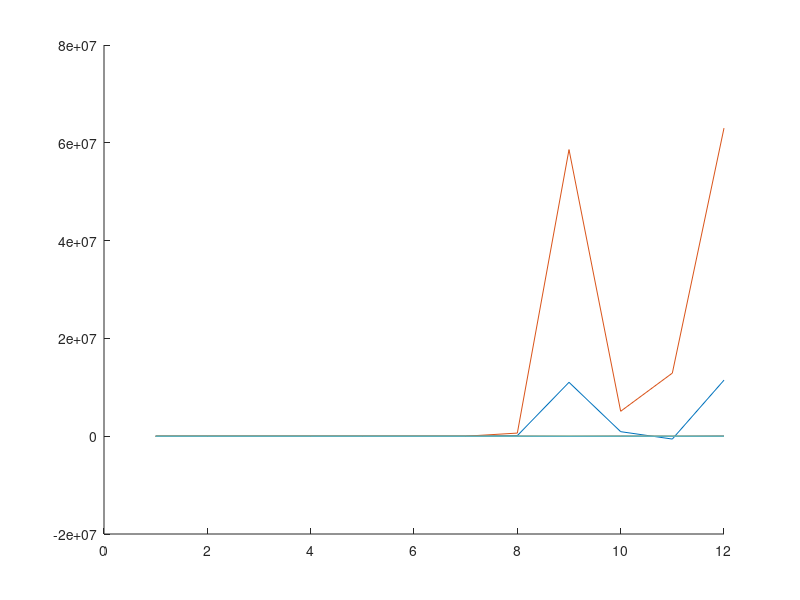

Here is the MATLAB script that generated this plot:
%   IN THE NAME OF GOD
%   YES
%   The method Newton Rophsun and famley Newmark for displesmen
%   The method finite elements for copclitment
%   The method uoler bernoly beam for matrix mass and stiffness
%   wighit mohamad mahdi salati
%   fo perblem impact and dynamic 

% investigation for axial loads
%    The Plane Frame Element K M  Global Matrises
%in the pro for stress impact
%stress for impact mass to bar and impact mass to bar free and impact bar
%to bar.
% newmark metod and matrex mass and stiffness of uoler bernoly beam
% matrex mass and stiffness is coefficients of parameter
% dar in try mami khahim ba amale sefr nemodan matrix sakhti ke moj tanesh
% be an vared nashodeh ast  nataij ra be dast avarim  v faqat sorat moase
% khahad bod.


function []=static_nonlinear()
clc
[Node ncon Constraints]= input6();
%% Preliminaries of the main while loop

global A E Ks G I sncon ro_t nsec dx sNode_q
Ks=5/6;
Ks=1; % Ks is applied in ay and az.

%% deta 1
E= 29e9  ;
E= 5*720000/11  ;
% ro_t= 2500;
ro_t= 1/9;
nu=0.2;
bbbb=0.5;
hhhh=0.3;
L=6;
M2=ro_t*bbbb*hhhh*L;
M1=45*M2;

%% deta 2
% E= 210e9  ;
% ro_t=7800;
% stress_cr=1500e6;
% L=0.193;
% nu=0.2;
% bbbb=8.7*10^-3;
% hhhh=0.63*10^-3;
% M2=ro_t*bbbb*hhhh*L;
% M1=0.369;
%% calc
A=bbbb*hhhh;
ay=1.22;
az=1.2;
Ay=(1/ay)*A;
Az=(1/az)*A;
A=Ay;
Iz=bbbb*hhhh^3/12;
K_kol=3*E*Iz/L^3;
ww=sqrt(K_kol/M2);
I=Iz;
r=sqrt(I/A);
ct=sqrt(E/ro_t);
nx=nsec+1;
dx=L/nsec;
% dt=dx/ct;
dt=0.1;
% Ty=L/ct;
Ty=1;
TT=1*Ty;
% dt=dx/10/ct;
% coef_damp=0.000003;
coef_damp=0;
% coef_damp=0.01;
nt=floor(TT/dt)+1;
nty=floor(Ty/dt)+1;

Pcr=10*pi*pi*E*Iz/(L*L)     ;
G=E/(2*(1+nu));

max_iter=50;
%% matrix stiffness Euler Beam
Axx=E*A;
Dxx=E*I;
Sxx=Ks*G*A;
%coefficients of parameter (ax,ay,az,=>stiffness matrix and am=>mass matrix)
ax=1;   ay=1;   az=1;   am=0;

%% 
% v0=4;
% v0=6.5;
% v0=15;
v0=0;
% v0=17;
% v0=19;%cretical
% v0=18;
Load=zeros(1,nt);
Load(1,1)=0
Load(1,2)=5;
Load(1,3)=8;
Load(1,4)=7;
Load(1,5)=5;
Load(1,6)=3;
Load(1,7)=2;
Load(1,8)=1;
Load(1,9)=0;
% Load(:,:)=0.001;
%% Axial impact of a rigid mass to the free end of a long rod cantilever
% [Load]=mass_bar_free(L,ct,nt,dt,Ty,A,v0,E,ro_t,M1,M2);
% [v]=mass_bar_freev(L,ct,nt,dt,Ty,v0,M1,M2);
%% Axial impact of a rigid mass to a free end of the long rod free ends
% [Load]=mass_bar(L,ct,nt,dt,Ty,A,v0,E,ro_t,M1,M2);
% [v]=mass_barv(L,ct,nt,dt,Ty,v0,M1,M2);
%% Axial impact of a subjected to a free end of the long rod cantilever
% [Load]=bar_bar(L,ct,nt,dt,Ty,A,v0,E,ro_t,M1,M2);
% [v]=bar_barv(L,ct,nt,dt,Ty,v0,M1,M2);
% Load(:,:)=100;%test dynamic
%% deta matrix
sncon=size(ncon,1);
sNode=size(Node,1);   sNode_q=2*sNode-1;
wabc=zeros(sncon,3);      uabc=zeros(sncon,3);
% K_sys=zeros(3*sNode,3*sNode);    F_sys=zeros(3*sNode,1);
Node=zeros(sNode,3);
harp=0:dx:L;    harp=harp';
Node(:,1)=harp;


X_sys_former=zeros(3*sNode_q,1);
x_ele=zeros(sncon,9);  %10*ones(sncon,6);
%% Applying Boundary Conditions
c1=1e27;
c2=1e-27;
Constraints=[1	c2	c2	c2
    nsec+1	c1	c1	c1];

[as bs]=find(Constraints>1000);
np_deg=sort(2*3*(-1+Constraints(as))+bs-ones(size(bs,1),1));

%% LOADING
f0=0;
% q=0.0001;
q=0;
load_increment_q0=0.0001;
% load_increment_q0=0;
BUCKLING=2466;
% F0_=3500;
F0_=BUCKLING;
stress_cr=Pcr/A;
load_increment_F0=1;
% F0=0.01;
% load_increment_F0=0.01;

NI_F0=F0_/load_increment_F0;
inp_graph=zeros(NI_F0,1);
F0=load_increment_F0;
Determinant=zeros(NI_F0,1);

NI_q0=q/load_increment_q0;
q0=load_increment_q0;
X_load_incre=zeros(3*sNode_q,NI_F0);
F_app=0;

Xmat=zeros(3*sNode_q,nt);
Xdmat=zeros(3*sNode_q,nt);
Xddmat=zeros(3*sNode_q,nt);
Xdmat(1,1)=v0;
check=zeros(nt,2);
%% mass matrix
[M_sys]=Mass_sys1(sNode_q,Node,ncon,am);
% [M_sys]=Mass_sys2(sNode_q,Node,ncon,am);
% [M_sys]=Mass_sys3(sNode_q,Node,ncon,am,dx);
[M_sys_con1]=Mass_sys_con1(M_sys,np_deg,sNode_q) ; % apply constraints Boundary conds)
[M_sys_con1]=am*[M_sys_con1];



results=zeros(nt,1);
ii=1;
jj=1;
for n=1:nt
    %% The main while loop
    %         F_app=F_app+F0;   % F_app: applied load at the current load incerement
    F_app=F_app+Load(n);%k dynamic test step load
%     F_app=Load(n+1);
%     F_app=0.001;
%         detlaF=F_app-Load(n);

%% IMPACT LOAD
%     delta=n*dt-dt;
% %     hex=101*dt;
% hex=0.025;
%     if  delta<=hex
%         F_app=3170300*(delta/hex);
%     elseif delta<=2*hex
%         F_app=3170300*(1-((delta-hex)/hex));
%     else
%         F_app=0;
%     end


    toler=100;   toler_w=100;   iter=0;
    X_sys=zeros(3*sNode_q,1);

    if n==1

        dXmat(1,1)=v0;
        X_sys=zeros(3*sNode_q,1);
%         [X_sys]=Boundary(E,ro_t,L,v0,sncon,dx,sNode_q,r,stress_cr);
%         Xmat(:,n)=X_sys;
%         Xmat(1,1)=v0*dt;

        [wabc,uabc]=uw_ele(ncon,X_sys);
        [F]=F_M_V1(X_sys,ncon);

    else
        [F]=F_M_V1(X,ncon);
    end
%     if rem(ii,2*sncon)==0
%         ii=1;
%         jj=1;
%     end
%     if ii<=sncon
%         jj=jj+6;
%     else
%         jj=jj-6;
%     end
%     if n==1
%         dXmat(1,1)=v0;
%     else
%         dXmat(jj,n)=v(n+1);
%     end

    while toler>0.001 && iter<max_iter
        iter=iter+1;
        %% Assembling
        [K_sys,F_sys]=K_F_sys(sNode_q,Node,ncon,uabc,wabc,f0,q0,F_app,ax,ay,az);%non load +
%         [K_sys,F_sys]=K_F_sys1(sNode_q,Node,ncon,uabc,wabc,f0,q0,F_app,ax,ay,az);%LOAD +
%         [K_sys,F_sys]=K_F_sys2(sNode_q,Node,ncon,uabc,wabc,f0,q0,F_app,ax,ay,az,F);%F_M_V+
        
        [K_sys_con1,F_sys_con1]=K_F_sys_con1(K_sys,F_sys,np_deg,sNode_q);  % apply constraints Boundary conds)
        C=coef_damp*K_sys_con1;
        X_sys_former=X_sys;
        
        f=F_sys_con1;
        k3=K_sys_con1;

        Xi=Xmat(:,n);
        Xdi=Xdmat(:,n);
        Xddi=Xddmat(:,n);
        [X,Xd,Xdd] =Newmark(M_sys_con1,C,k3,f,dt,Xi,Xdi,Xddi,sNode_q,n,nty);
        Xmat(:,n+1)=X;
        Xdmat(:,n+1)=Xd;
        Xddmat(:,n+1)=Xdd;
        
        X_sys=X;
        toler=max(abs((X_sys_former-X_sys)./X_sys));
        
        %% calculation of wa, wb which are the only nonlinear parameters
        [wabc,uabc]=uw_ele(ncon,X_sys);
       
        if iter==max_iter
            break
        end
    end     %while
    
    Xmat(:,n+1)=X_sys;
    results(n+1)=iter;

end
%% plot
% inp_graph(nom_inc_F0)=X_load_incre((sNode_q-1)/2*3+2,n+1);
% inp_graph(nom_inc_F0)=X_load_incre((sNode_q-1)/2*3+2,nom_inc_F0);


% if nom_inc_F0==1
%     X_load_incre(:,nom_inc_F0)=X_sys;
% else
% X_load_incre(:,nom_inc_F0)=X_load_incre(:,nom_inc_F0-1)+X_sys;
% end    %if
%     Xmat(:,nt)=X_sys;
%     [wabc,uabc]=uw_ele(ncon,X_sys);
%       hold on
% plot(uabc);

     
hold on
draw= Xmat((sNode_q-1)/2*3+1,:);
draw2= Xmat((sNode_q-1)/2*3+2,:);
draw3= Xmat((sNode_q-1)/2*3+3,:);
draw1= Xmat(1,:);
draw12= Xmat(2,:);
draw13= Xmat(3,:);
% draw= Xmat(1,:);
% draw1= E*(Xmat(sNode_q*3-2,:)-Xmat(sNode_q*3-8,:))/dx;
% draw2= E*(Xmat(3*3-2,:)-Xmat(3*3-8,:))/dx;
% tvec=0:dt:TT;
% plot(tvec,draw);
plot(draw);
plot(draw1);
plot(draw2);
plot(draw12);
plot(draw3);
plot(draw13);

% plot(tvec,draw1);
% plot(tvec,draw2);
% plot(tvec,Load);
return

function [F]=F_M_V1(X_sys,ncon);
global sncon E I A dx sNode_q
% wabc
% uabc
    F=zeros(3*sNode_q,1);
for el=1:sncon
    n1=ncon(el,1);
    n2=ncon(el,2);
    %   r1=3*(n1-1)+1:3*(n1-1)+3;
    %   r2=3*(n2-1)+1:3*(n2-1)+3;
    
    r1=3*(n1-1+el-1)+1:3*(n1-1+el-1)+3;   % Note: Just for Unbranched frams
    r2=3*(n2-1+el-1)+1:3*(n2-1+el-1)+3;
    r3=3*(n2-1+el)+1:3*(n2-1+el)+3;
    
    rr=[r1 r2 r3];
    x_ele(el,:)=X_sys(rr);
    du=(x_ele(el,1)-x_ele(el,7))/dx;
    dw=(x_ele(el,2)-x_ele(el,8))/dx;
    dww=(x_ele(el,2)-x_ele(el,8))/dx^2;
    N=E*A*(du+(0.5*dw^2));
    M=E*I*(dww/(1+dw^2));
    F_ele(1,1)=N;
    F_ele(2,1)=M;
    F_ele(9,1)=0;
    
    F(rr(:))=F(rr(:))+F_ele(:);
    %   xd_ele(el,:)=xd(rr);
    %   xdd_ele(el,:)=xdd(rr);
    %
    %   x_ele_loc(el,:)=RT(:,:,el)*x_ele(el,:)';
    %   xd_ele_loc(el,:)=RT(:,:,el)*xd_ele(el,:)';
    %   xdd_ele_loc(el,:)=RT(:,:,el)*xdd_ele(el,:)';
    wabc(el,:)=x_ele(el,[2 5 8]);
    
    
    %   if wab(el,2)<0.51771 && wab(el,2)>0.51769;
    %       wab(el,2)
    %   end
    uabc(el,:)=x_ele(el,[1 4 7]);
end
 l=4;   
return


function [Xmat]=Boundary(E,ro,L,v0,sncon,dx,sNode_q,r,stress_cr)

        %problem        
        
        ct=sqrt(E/ro);
        n=1;%replay stress wave
        tt=n*(L/ct);
        t=L/ct;

        mu=0.005;
        k1=10*3.1416^2;%loose clamp conditions
        % k1=5*3.1416^2;%simply supported conditions
        k2=3*3.1416^2;%loose clamp conditions
        % k2=2*3.1416^2;%simply supported conditions

        dx=L/sncon;
        dt=dx/ct;
        nt=tt/dt;
        lcr=r*sqrt(k1*E/stress_cr);
    %     lcr=36.66*10^-3;%loose clamp conditions
    %     lcr=14.46*10^-3;%simply supported conditions
        tcr=lcr/ct;
            for j=1:(sNode_q);
        
                r1=3*(j-1)+1;    r2=3*(j-1)+2;      r3=3*(j-1)+3;
                mmm=j-1;
                ttt= j*dt;
                xxx=mmm*dx;
                zeta=xxx/(lcr);
                TTT=ttt/tcr;
                www=r*k2/lcr;

                y=3*sin(pi*zeta)-sin(pi*3*zeta);%loose clamp conditions
%                 y=2*sin(pi*zeta)+sin(pi*2*zeta);%simply supported conditions
%                 Xmat(1,1)=v0*dt;

                    if xxx<=lcr
                        Xmat(r2,1)=mu*exp(www*(TTT-1))*y;
                    else
                        Xmat(r2,1)=0;
                    end
                        Xmat(r3,1)=0;

            end

function [Load]=mass_bar_free(L,ct,nt,dt,Ty,A,v0,E,ro_t,M1,M2)
for i=1:nt
    tt=i*dt;
    if tt<(Ty*2)
        AAA=-A*v0*sqrt(E*ro_t)*exp(-M2/M1*tt*ct/L);
    elseif tt<(Ty*4)
        ttt=tt-(Ty*2);
        AAA=-A*v0*sqrt(E*ro_t)*exp(-M2/M1*ttt*ct/L)*(2+exp(-2*M2/M1)-(2*ttt*M2*ct/(M1*L)));
%     elseif tt<(Ty*6)
%         if (M2/M1)>0.58;
%             if tt <(Ty*5)
%                 AAA=-A*v0*sqrt(E*ro_t)*exp(-M2/M1*2)*(2+exp(-2*M2/M1)-(2*2*M2/(M1)));
%             else
%                 AAA=2*(-A*v0*sqrt(E*ro_t)*exp(-M2/M1*2)*(2+exp(-2*M2/M1)-(2*2*M2/(M1))));
%             end
%         else
%             AAA=
    end
    Load(i)=AAA;
end
   

function [Load]=mass_bar(L,ct,nt,dt,Ty,A,v0,E,ro_t,M1,M2)
for i=1:nt
    tt=i*dt;
    if tt<=Ty
        AAA=-A*v0*sqrt(E*ro_t)*exp(-(M2/M1)*tt*(ct/L));
%         AAA_=-A*v0*sqrt(E*ro_t)*exp(-(M2/M1)*tt*(ct/L));
    elseif tt<=(Ty*2)
        ttt=tt-Ty;
        x_=ct*ttt;
%         x_bar=L-(x_/2);
        X_=L-x_;
        x_bar=X_;
        
%         AAA=A*v0*sqrt(E*ro_t)*exp(-(M2/M1)*tt*(ct/L));
%         AAA_=A*v0*sqrt(E*ro_t)*(exp(-M2*(x_bar-X_)/(M1*L))-exp(-M2/M1*(2-((x_bar+X_)/L))));%Stress at some point in the distance x from impactor
        AAA=A*v0*sqrt(E*ro_t)*(-1+exp(-M2/M1*(2-((x_bar+X_)/L))));%Stress at some point in the distance x from impactor
%         AAA=A*v0*sqrt(E*ro_t)*exp(-M2/M1*tt*ct/L);
%         AAA=-A*v0*sqrt(E*ro_t)*exp(-M2/M1*ttt*ct/L)*(2+exp(-2*M2/M1)-(2*ttt*M2*ct/(M1*L)));
%         AAA=A*v0*sqrt(E*ro_t)*exp(-(M2/M1)*(2-(X_/L)));
    elseif tt<=(3*Ty)
%         AAA=-A*v0*sqrt(E*ro_t)*(1-exp(-2*M2/M1));
        AAA=-A*v0*sqrt(E*ro_t)*(1-exp(-2*M2/M1));
%         AAA=-A*v0*sqrt(E*ro_t)*exp(-M2/M1*ttt*ct/L)*(exp(-2*M2/M1)-(2*ttt*M2*ct/(M1*L)));
    elseif tt<=(4*Ty)
        AAA=0;
    else
%         glk=A*v0*sqrt(E*ro_t)*exp(-2*M2/M1);
        AAA=0;
    end
    Load(i)=AAA;
end
% plot(Load)
% plot(Load_)
% glk=A*v0*sqrt(E*ro_t)*exp(-2*M2/M1);
% a=0

function [Load]=bar_bar(L,ct,nt,dt,Ty,A,v0,E,ro_t,M1,M2)
Q=0.5; 
% Q=1;
L2=Q*L;
for i=1:nt
    tt=i*dt;
    if tt<Ty
        AAA=-A*v0*sqrt(E*ro_t);
    elseif tt<=(Ty*2)
        ttt=tt-Ty;
        x_=ct*ttt;
%         x_bar=L-(x_/2);
        X_=L-x_;
        x_bar=X_;
        if Q==1
        AAA=-2*A*v0*sqrt(E*ro_t);
        else
            if (Q*L)>x_
                AAA=-2*A*v0*sqrt(E*ro_t);
            else
                AAA=-A*v0*sqrt(E*ro_t);
            end
        end
    elseif tt<=(Ty*3)
        ttt=tt-(Ty*2);
        x_=ct*ttt;
        if Q==1
        AAA=A*v0*sqrt(E*ro_t);
        else
            if (Q*L)>x_
                AAA=A*v0*sqrt(E*ro_t);
            else
                AAA=-A*v0*sqrt(E*ro_t);
            end
        end
    elseif tt<=(Ty*4)
        ttt=tt-(Ty*3);
        x_=ct*ttt;
        if Q==1
        AAA=2*A*v0*sqrt(E*ro_t);
        else
            if (Q*L)>x_
                AAA=-2*A*v0*sqrt(E*ro_t);
            else
                AAA=-A*v0*sqrt(E*ro_t);
            end
        end
    else
        AAA=0;
    end
    Load(i)=AAA;
end


function [v]=mass_bar_freev(L,ct,nt,dt,Ty,v0,M1,M2)
for i=1:nt
    tt=i*dt;
    if tt<(Ty*2)
        AAA=-v0*exp(-M2/M1*tt*ct/L);
    elseif tt<(Ty*4)
        ttt=tt-(Ty*2);
        AAA=-v0*exp(-M2/M1*ttt*ct/L)*(2+exp(-2*M2/M1)-(2*ttt*M2*ct/(M1*L)));
%     elseif tt<(Ty*6)
%         if (M2/M1)>0.58;
%             if tt <(Ty*5)
%                 AAA=-A*v0*sqrt(E*ro_t)*exp(-M2/M1*2)*(2+exp(-2*M2/M1)-(2*2*M2/(M1)));
%             else
%                 AAA=2*(-A*v0*sqrt(E*ro_t)*exp(-M2/M1*2)*(2+exp(-2*M2/M1)-(2*2*M2/(M1))));
%             end
%         else
%             AAA=
    end
    v(i)=AAA;
end
   

function [v]=mass_barv(L,ct,nt,dt,Ty,v0,M1,M2)
for i=1:nt
    tt=i*dt;
    if tt<=Ty
        AAA=-v0*exp(-(M2/M1)*tt*(ct/L));
%         AAA_=-A*v0*sqrt(E*ro_t)*exp(-(M2/M1)*tt*(ct/L));
    elseif tt<=(Ty*2)
        ttt=tt-Ty;
        x_=ct*ttt;
%         x_bar=L-(x_/2);
        X_=L-x_;
        x_bar=X_;
        
%         AAA=A*v0*sqrt(E*ro_t)*exp(-(M2/M1)*tt*(ct/L));
%         AAA_=A*v0*sqrt(E*ro_t)*(exp(-M2*(x_bar-X_)/(M1*L))-exp(-M2/M1*(2-((x_bar+X_)/L))));%Stress at some point in the distance x from impactor
        AAA=v0*(-1+exp(-M2/M1*(2-((x_bar+X_)/L))));%Stress at some point in the distance x from impactor
%         AAA=A*v0*sqrt(E*ro_t)*exp(-M2/M1*tt*ct/L);
%         AAA=-A*v0*sqrt(E*ro_t)*exp(-M2/M1*ttt*ct/L)*(2+exp(-2*M2/M1)-(2*ttt*M2*ct/(M1*L)));
%         AAA=A*v0*sqrt(E*ro_t)*exp(-(M2/M1)*(2-(X_/L)));
    elseif tt<=(3*Ty)
%         AAA=-A*v0*sqrt(E*ro_t)*(1-exp(-2*M2/M1));
        AAA=-v0*(1-exp(-2*M2/M1));
%         AAA=-A*v0*sqrt(E*ro_t)*exp(-M2/M1*ttt*ct/L)*(exp(-2*M2/M1)-(2*ttt*M2*ct/(M1*L)));
    elseif tt<=(4*Ty)
        AAA=0;
    else
%         glk=A*v0*sqrt(E*ro_t)*exp(-2*M2/M1);
        AAA=0;
    end
    v(i)=AAA;
end

function [v]=bar_barv(L,ct,nt,dt,Ty,v0,M1,M2)
Q=0.5; 
% Q=1;
L2=Q*L;
for i=1:nt
    tt=i*dt;
    if tt<Ty
        AAA=-v0;
    elseif tt<=(Ty*2)
        ttt=tt-Ty;
        x_=ct*ttt;
%         x_bar=L-(x_/2);
        X_=L-x_;
        x_bar=X_;
        if Q==1
        AAA=-2*v0;
        else
            if (Q*L)>x_
                AAA=-2*v0;
            else
                AAA=-v0;
            end
        end
    elseif tt<=(Ty*3)
        ttt=tt-(Ty*2);
        x_=ct*ttt;
        if Q==1
        AAA=v0;
        else
            if (Q*L)>x_
                AAA=v0;
            else
                AAA=-v0;
            end
        end
    elseif tt<=(Ty*4)
        ttt=tt-(Ty*3);
        x_=ct*ttt;
        if Q==1
        AAA=2*v0;
        else
            if (Q*L)>x_
                AAA=-2*v0;
            else
                AAA=-v0;
            end
        end
    else
        AAA=0;
    end
    v(i)=AAA;
end


function [wabc,uabc]=uw_ele(ncon,X_sys)  % apply constraints Boundary conds)
global sncon
% wabc
% uabc
for el=1:sncon
    n1=ncon(el,1);
    n2=ncon(el,2);
    %   r1=3*(n1-1)+1:3*(n1-1)+3;
    %   r2=3*(n2-1)+1:3*(n2-1)+3;
    
    r1=3*(n1-1+el-1)+1:3*(n1-1+el-1)+3;   % Note: Just for Unbranched frams
    r2=3*(n2-1+el-1)+1:3*(n2-1+el-1)+3;
    r3=3*(n2-1+el)+1:3*(n2-1+el)+3;
    
    rr=[r1 r2 r3];
    x_ele(el,:)=X_sys(rr);
    %   xd_ele(el,:)=xd(rr);
    %   xdd_ele(el,:)=xdd(rr);
    %
    %   x_ele_loc(el,:)=RT(:,:,el)*x_ele(el,:)';
    %   xd_ele_loc(el,:)=RT(:,:,el)*xd_ele(el,:)';
    %   xdd_ele_loc(el,:)=RT(:,:,el)*xdd_ele(el,:)';
    wabc(el,:)=x_ele(el,[2 5 8]);
    
    
    %   if wab(el,2)<0.51771 && wab(el,2)>0.51769;
    %       wab(el,2)
    %   end
    uabc(el,:)=x_ele(el,[1 4 7]);
end

function [K_sys_con1,F_sys_con1]=K_F_sys_con1(K_sys,F_sys,np_deg,sNode_q)  % apply constraints Boundary conds)

    

K_sys_con1=K_sys;
F_sys_con1=F_sys;
K_sys_con1(np_deg,:)=0;
K_sys_con1(:,np_deg)=0;
np_z_diag=zeros(3*sNode_q,1);
np_z_diag(np_deg)=1;
np_z_diag_1=diag(np_z_diag);
K_sys_con1=K_sys_con1+np_z_diag_1;
F_sys_con1(np_deg)=0;

function [M_sys_con1]=Mass_sys_con1(M_sys,np_deg,sNode_q)  % apply constraints Boundary conds)

M_sys_con1=M_sys;
% F_sys_con1=F_sys;
M_sys_con1(np_deg,:)=0;
M_sys_con1(:,np_deg)=0;
np_z_diag=zeros(3*sNode_q,1);
np_z_diag(np_deg)=1;
np_z_diag_1=diag(np_z_diag);
M_sys_con1=M_sys_con1+np_z_diag_1;
% F_sys_con1(np_deg)=0;

function [K_sys,F_sys]=K_F_sys(sNode_q,Node,ncon,uabc,wabc,f0,q0,F_app,ax,ay,az)
global A E Ks G I sncon

K_sys=zeros(3*sNode_q,3*sNode_q);    F_sys=zeros(3*sNode_q,1);

for el=1:sncon
    n1=ncon(el,1);    n2=ncon(el,2);
    xa=Node(n1,1);    xc=Node(n2,1);
    
    wabc_e=wabc(el,:);     uabc_e=uabc(el,:);
    
    % K_ele=calculate_K_element(xa,xb,A,E,Ks,G,I,wab_e,ax,ay,az);
    % [K_ele T_ele]=calculate_K_T_element(xa,xc,A,E,Ks,G,I,wabc_e,uabc_e);
    [K_ele]=calculate_K__element(xa,xc,A,E,Ks,G,I,wabc_e,uabc_e,ax,ay,az);
    m0=0;
    F_ele=calculate_F_element(xa,xc,f0,q0,F_app,m0);
    % X_ele=x_ele(el,:);
    % R_ele=-(F_ele-K_ele*X_ele');
    
    % Making K_system and F_system
    r1=3*(n1-1+el-1)+1:3*(n1-1+el-1)+3;   % Note: Just for Unbranched frams
    r2=3*(n2-1+el-1)+1:3*(n2-1+el-1)+3;
    r3=3*(n2-1+el)+1:3*(n2-1+el)+3;
    
    rrr=[r1 r2 r3];
    % T_sys(rrr(:),rrr(:))=T_sys(rrr(:),rrr(:))+T_ele(:,:);
    % R_sys(rrr(:))=R_sys(rrr(:))+R_ele(:);
    
    K_sys(rrr(:),rrr(:))=K_sys(rrr(:),rrr(:))+K_ele(:,:);
    F_sys(rrr(:))=F_sys(rrr(:))+F_ele(:);
    
    
end


function [K_sys,F_sys]=K_F_sys1(sNode_q,Node,ncon,uabc,wabc,f1,q0,F_app,ax,ay,az)
global A E Ks G I sncon dx

K_sys=zeros(3*sNode_q,3*sNode_q);    F_sys=zeros(3*sNode_q,1);

for el=1:sncon
    n1=ncon(el,1);    n2=ncon(el,2);
    xa=Node(n1,1);    xc=Node(n2,1);
    
    wabc_e=wabc(el,:);     uabc_e=uabc(el,:);
    du=(uabc_e(1,1)-uabc_e(1,3))/dx;
    dw=(wabc_e(1,1)-wabc_e(1,3))/dx;
    dww=(wabc_e(1,1)-wabc_e(1,3))/dx^2;
    N=E*A*(du+(0.5*dw^2));
    m0=E*I*(dww/(1+dw^2));
    f0=N+f1;

    
    % K_ele=calculate_K_element(xa,xb,A,E,Ks,G,I,wab_e,ax,ay,az);
    % [K_ele T_ele]=calculate_K_T_element(xa,xc,A,E,Ks,G,I,wabc_e,uabc_e);
    [K_ele]=calculate_K__element(xa,xc,A,E,Ks,G,I,wabc_e,uabc_e,ax,ay,az);
    
    F_ele=calculate_F_element(xa,xc,f0,q0,F_app,m0);
    % X_ele=x_ele(el,:);
    % R_ele=-(F_ele-K_ele*X_ele');
    
    % Making K_system and F_system
    r1=3*(n1-1+el-1)+1:3*(n1-1+el-1)+3;   % Note: Just for Unbranched frams
    r2=3*(n2-1+el-1)+1:3*(n2-1+el-1)+3;
    r3=3*(n2-1+el)+1:3*(n2-1+el)+3;
    
    rrr=[r1 r2 r3];
    % T_sys(rrr(:),rrr(:))=T_sys(rrr(:),rrr(:))+T_ele(:,:);
    % R_sys(rrr(:))=R_sys(rrr(:))+R_ele(:);
    
    K_sys(rrr(:),rrr(:))=K_sys(rrr(:),rrr(:))+K_ele(:,:);
    F_sys(rrr(:))=F_sys(rrr(:))+F_ele(:);
    
    
end

function [K_sys,F_sys]=K_F_sys2(sNode_q,Node,ncon,uabc,wabc,f1,q0,F_app,ax,ay,az,F)
global A E Ks G I sncon dx

K_sys=zeros(3*sNode_q,3*sNode_q);    F_sys=zeros(3*sNode_q,1);
i=1;
j=2;
for el=1:sncon
    n1=ncon(el,1);    n2=ncon(el,2);
    xa=Node(n1,1);    xc=Node(n2,1);
    
    wabc_e=wabc(el,:);     uabc_e=uabc(el,:);

    f=F(i,1);
    m0=F(j,1);
    f0=f1+f;
    i=i+6;
    j=j+6;
    
    % K_ele=calculate_K_element(xa,xb,A,E,Ks,G,I,wab_e,ax,ay,az);
    % [K_ele T_ele]=calculate_K_T_element(xa,xc,A,E,Ks,G,I,wabc_e,uabc_e);
    [K_ele]=calculate_K__element(xa,xc,A,E,Ks,G,I,wabc_e,uabc_e,ax,ay,az);
    
    F_ele=calculate_F_element(xa,xc,f0,q0,F_app,m0);
    % X_ele=x_ele(el,:);
    % R_ele=-(F_ele-K_ele*X_ele');
    
    % Making K_system and F_system
    r1=3*(n1-1+el-1)+1:3*(n1-1+el-1)+3;   % Note: Just for Unbranched frams
    r2=3*(n2-1+el-1)+1:3*(n2-1+el-1)+3;
    r3=3*(n2-1+el)+1:3*(n2-1+el)+3;
    
    rrr=[r1 r2 r3];
    % T_sys(rrr(:),rrr(:))=T_sys(rrr(:),rrr(:))+T_ele(:,:);
    % R_sys(rrr(:))=R_sys(rrr(:))+R_ele(:);
    
    K_sys(rrr(:),rrr(:))=K_sys(rrr(:),rrr(:))+K_ele(:,:);
    F_sys(rrr(:))=F_sys(rrr(:))+F_ele(:);
    
    
end


function [M_sys]=Mass_sys1(sNode_q,Node,ncon,am)
global A  I sncon ro_t

M_sys=zeros(3*sNode_q,3*sNode_q);
% F_sys=zeros(3*sNode_q,1);

for el=1:sncon
    n1=ncon(el,1);    n2=ncon(el,2);
    xa=Node(n1,1);    xc=Node(n2,1);
    
    %     wabc_e=wabc(el,:);     uabc_e=uabc(el,:);
    
    % K_ele=calculate_K_element(xa,xb,A,E,Ks,G,I,wab_e,ax,ay,az);
    % [K_ele T_ele]=calculate_K_T_element(xa,xc,A,E,Ks,G,I,wabc_e,uabc_e);
    %     [K_ele]=calculate_K__element(xa,xc,A,E,Ks,G,I,wabc_e,uabc_e,ax,ay,az);
    
    %     F_ele=calculate_F_element(xa,xc,f0,q0,F_app);
    % X_ele=x_ele(el,:);
    % R_ele=-(F_ele-K_ele*X_ele');
    
    % Making K_system and F_system
    r1=3*(n1-1+el-1)+1:3*(n1-1+el-1)+3;   % Note: Just for Unbranched frams
    r2=3*(n2-1+el-1)+1:3*(n2-1+el-1)+3;
    r3=3*(n2-1+el)+1:3*(n2-1+el)+3;
    
    rrr=[r1 r2 r3];
    %     % T_sys(rrr(:),rrr(:))=T_sys(rrr(:),rrr(:))+T_ele(:,:);
    %     % R_sys(rrr(:))=R_sys(rrr(:))+R_ele(:);
    %
    %     K_sys(rrr(:),rrr(:))=K_sys(rrr(:),rrr(:))+K_ele(:,:);
    %     F_sys(rrr(:))=F_sys(rrr(:))+F_ele(:);
    
    
    
    [M_ele]=calculate_M_element(xa,xc,ro_t,A,I);
    
    M_sys(rrr(:),rrr(:))=M_sys(rrr(:),rrr(:))+(am*M_ele(:,:));
    
    
end



function [M_sys]=Mass_sys2(sNode_q,Node,ncon,am)
global A  I sncon ro_t

M_sys=zeros(3*sNode_q,3*sNode_q);
% F_sys=zeros(3*sNode_q,1);

for el=1:sncon
    n1=ncon(el,1);    n2=ncon(el,2);
    xa=Node(n1,1);    xc=Node(n2,1);
    
    %     wabc_e=wabc(el,:);     uabc_e=uabc(el,:);
    
    % K_ele=calculate_K_element(xa,xb,A,E,Ks,G,I,wab_e,ax,ay,az);
    % [K_ele T_ele]=calculate_K_T_element(xa,xc,A,E,Ks,G,I,wabc_e,uabc_e);
    %     [K_ele]=calculate_K__element(xa,xc,A,E,Ks,G,I,wabc_e,uabc_e,ax,ay,az);
    
    %     F_ele=calculate_F_element(xa,xc,f0,q0,F_app);
    % X_ele=x_ele(el,:);
    % R_ele=-(F_ele-K_ele*X_ele');
    
    % Making K_system and F_system
    r1=3*(n1-1+el-1)+1:3*(n1-1+el-1)+3;   % Note: Just for Unbranched frams
    r2=3*(n2-1+el-1)+1:3*(n2-1+el-1)+3;
    r3=3*(n2-1+el)+1:3*(n2-1+el)+3;
    
    rrr=[r1 r2 r3];
    %     % T_sys(rrr(:),rrr(:))=T_sys(rrr(:),rrr(:))+T_ele(:,:);
    %     % R_sys(rrr(:))=R_sys(rrr(:))+R_ele(:);
    %
    %     K_sys(rrr(:),rrr(:))=K_sys(rrr(:),rrr(:))+K_ele(:,:);
    %     F_sys(rrr(:))=F_sys(rrr(:))+F_ele(:);
    
    
    
    [M_ele]=mass(xa,xc,ro_t,A,I);
    
    M_ele=am*M_ele;
    
    M_sys(rrr(:),rrr(:))=M_sys(rrr(:),rrr(:))+(am*M_ele(:,:));
    
    
end


function [M_sys]=Mass_sys3(sNode_q,Node,ncon,am,dx)
global A  I sncon ro_t

M_sys=zeros(3*sNode_q,3*sNode_q);
% F_sys=zeros(3*sNode_q,1);

for el=1:sncon
    n1=ncon(el,1);    n2=ncon(el,2);
    xa=Node(n1,1);    xc=Node(n2,1);
    
    %     wabc_e=wabc(el,:);     uabc_e=uabc(el,:);
    
    % K_ele=calculate_K_element(xa,xb,A,E,Ks,G,I,wab_e,ax,ay,az);
    % [K_ele T_ele]=calculate_K_T_element(xa,xc,A,E,Ks,G,I,wabc_e,uabc_e);
    %     [K_ele]=calculate_K__element(xa,xc,A,E,Ks,G,I,wabc_e,uabc_e,ax,ay,az);
    
    %     F_ele=calculate_F_element(xa,xc,f0,q0,F_app);
    % X_ele=x_ele(el,:);
    % R_ele=-(F_ele-K_ele*X_ele');
    
    % Making K_system and F_system
    r1=3*(n1-1+el-1)+1:3*(n1-1+el-1)+3;   % Note: Just for Unbranched frams
    r2=3*(n2-1+el-1)+1:3*(n2-1+el-1)+3;
    r3=3*(n2-1+el)+1:3*(n2-1+el)+3;
    
    rrr=[r1 r2 r3];
    %     % T_sys(rrr(:),rrr(:))=T_sys(rrr(:),rrr(:))+T_ele(:,:);
    %     % R_sys(rrr(:))=R_sys(rrr(:))+R_ele(:);
    %
    %     K_sys(rrr(:),rrr(:))=K_sys(rrr(:),rrr(:))+K_ele(:,:);
    %     F_sys(rrr(:))=F_sys(rrr(:))+F_ele(:);
    
    
    
    [M_ele]=mass_mms(xa,xc,ro_t,A,I,dx);
    
    
    M_sys(rrr(:),rrr(:))=M_sys(rrr(:),rrr(:))+(am*M_ele(:,:));
    
    
end


function [K_ele]=calculate_K__element(xa,xc,A,E,Ks,G,I,wabc_e,uabc_e,ax,ay,az)
Axx=E*A;
Dxx=E*I;
Sxx=Ks*G*A;
xb=0.5*(xa+xc);
% syms x L F a b n  MT R  c s  xi real ;    %   b > a
% syms xa xb
% xab=[xa xb];
% S1(1)=0.5*(1-xi);  S1(2)=0.5*(1+xi)
% S2(1)=0.5*(1-xi);  S2(2)=0.5*(1+xi);
% S3(1)=0.5*(1-xi);  S3(2)=0.5*(1+xi);

% x=xab(1)*S1(1)+xab(2)*S1(2);


% Dx_xi=diff(x,xi);   Jac=Dx_xi;
% for i=1:2
% DSx(i)=diff(S1(i),xi)/Jac;
% DSx(i)=simplify(DSx(i));
% end

i=1:3 ; j=1:3;
% M=[];
% M=int((S1(i))'*S1(j),xi,-1,1)*Jac;
% M=simplify(M);
NGP=2;
LGP=2;
Gauss_full=gauss(NGP);
Gauss_reduced=gauss(LGP);

%functions needed to be implemented by full integration
% f_K11=(DSx(i))'*DSx(j);
F_K11=0;
for ite=1:NGP
    xi=Gauss_full(ite,1);  wt=Gauss_full(ite,2);
    %     S1 =[ 1/2-1/2*xi, 1/2+1/2*xi];
    Jac=xa*xi-1/2*xa-2*xb*xi+xc*xi+1/2*xc;   % Jac =-1/2*xa+1/2*xb;
    DSx =[ -(2*xi-1)/(-2*xa*xi+xa+4*xb*xi-2*xc*xi-xc),      4*xi/(-2*xa*xi+xa+4*xb*xi-2*xc*xi-xc), -(2*xi+1)/(-2*xa*xi+xa+4*xb*xi-2*xc*xi-xc)];
    %DSx =[1/(xa-xb), -1/(xa-xb)];
    
    f_K11=ax*(DSx(i))'*DSx(j);
    F_K11=F_K11+f_K11*wt*Jac;
end
K11=Axx*F_K11;
%functions needed to be implemented by reduced integration

wa=wabc_e(1);    wb=wabc_e(2);    wc=wabc_e(3);
ua=uabc_e(1);      ub=uabc_e(2);     uc=uabc_e(3);
F_K12=0;
F_K22_1=0;
F_K22_2=0;
F_K23=0;
F_K33_1=0;
F_K33_2=0;
% F_T12_extra=0;    % the word extra is introduced here because T12 has other terms: K12
% F_T22_extra_1=0;
% F_T22_extra_2=0;
for ite=1:LGP
    xi=Gauss_reduced(ite,1);  wt=Gauss_reduced(ite,2);
    S2(1)=-0.5*(1-xi)*xi;  S2(2)=(1-xi*xi);    S2(3)=0.5*(1+xi)*xi;   %S1 =[ 1/2-1/2*xi, 1/2+1/2*xi];
    Jac=xa*xi-1/2*xa-2*xb*xi+xc*xi+1/2*xc;   % Jac =-1/2*xa+1/2*xb;
    DSx =[ -(2*xi-1)/(-2*xa*xi+xa+4*xb*xi-2*xc*xi-xc),      4*xi/(-2*xa*xi+xa+4*xb*xi-2*xc*xi-xc), -(2*xi+1)/(-2*xa*xi+xa+4*xb*xi-2*xc*xi-xc)];
    %DSx =[1/(xa-xb), -1/(xa-xb)];
    %     f_T12_extra=(wa*DSx(1)+wb*DSx(2)).*((DSx(i))'*DSx(j));
    %     F_T12_extra=F_T12_extra+f_T12_extra*wt*Jac;
    
    %     f_T22_extra_1=(ua*DSx(1)+ub*DSx(2)+uc*DSx(3)).*((DSx(i))'*DSx(j));
    %     F_T22_extra_1=F_T22_extra_1+f_T22_extra_1*wt*Jac;
    
    %     f_T22_extra_2=((wa*DSx(1)+wb*DSx(2)+wc*DSx(3))^2).*(DSx(i))'*DSx(j);
    %     F_T22_extra_2=F_T22_extra_2+f_T22_extra_2*wt*Jac;
    
    f_K12=ax*ay*(wa*DSx(1)+wb*DSx(2)+wc*DSx(3)).*((DSx(i))'*DSx(j));
    F_K12=F_K12+f_K12*wt*Jac;
    
    f_K22_1=az*(DSx(i))'*DSx(j);
    F_K22_1=F_K22_1+f_K22_1*wt*Jac;
    
    f_K22_2=ax*ay*((wa*DSx(1)+wb*DSx(2)+wc*DSx(3))^2).*(DSx(i))'*DSx(j);
    F_K22_2=F_K22_2+f_K22_2*wt*Jac;
    
    f_K23=az*(DSx(i))'*S2(j);   % or maybe this is true:   DSx(i)*(S1(j))';
    F_K23=F_K23+f_K23*wt*Jac;
    
    f_K33_1=ay*(DSx(i))'*DSx(j);
    F_K33_1=F_K33_1+f_K33_1*wt*Jac;
    
    f_K33_2=az*(S2(i))'*S2(j);
    F_K33_2=F_K33_2+f_K33_2*wt*Jac;
end
%  K11=Axx*F_K11;
K12=0.5*Axx*F_K12;   K21=2*K12;
K13=zeros(3,3);    K31=K13;
K22=Sxx*F_K22_1+0.5*Axx*F_K22_2;
K23=Sxx*F_K23;     K32=K23';
K33=Dxx*F_K33_1+Sxx*F_K33_2;

K_ele([1 4 7],[1 4 7])=K11;
K_ele([2 5 8],[2 5 8])=K22;
K_ele([3 6 9],[3 6 9])=K33;
K_ele([2 5 8],[1 4 7])=K21;
K_ele([1 4 7],[2 5 8])=K12;
K_ele([1 4 7],[3 6 9])=K13;
K_ele([2 5 8],[3 6 9])=K23;
K_ele([3 6 9],[1 4 7])=K31;
K_ele([3 6 9],[2 5 8])=K32;

%  T11=K11;
%  T12=K12+0.5*Axx*F_T12_extra;    %T12=2*K12;
%  T12=2*K12;
%  T21=K21;
%  T13=K13;
%  T31=K31;
%  T22=K22+Axx*(F_T22_extra_1+F_T22_extra_2);
%  T23=K23;
%  T32=K32;
%  T33=K33;

%  T_ele([1 4 7],[1 4 7])=T11;
%  T_ele([2 5 8],[2 5 8])=T22;
%  T_ele([3 6 9],[3 6 9])=T33;
%  T_ele([2 5 8],[1 4 7])=T21;
%  T_ele([1 4 7],[2 5 8])=T12;
%  T_ele([1 4 7],[3 6 9])=T13;
%  T_ele([2 5 8],[3 6 9])=T23;
%  T_ele([3 6 9],[1 4 7])=T31;
%  T_ele([3 6 9],[2 5 8])=T32;

return

%% function calculate_K_T_element
function [K_ele, T_ele]=calculate_K_T_element(xa,xc,A,E,Ks,G,I,wabc_e,uabc_e,ax,ay,az)%non
Axx=E*A;
Dxx=E*I;
Sxx=Ks*G*A;
xb=0.5*(xa+xc);
% ax=1;   ay=1;   az=1;
% syms x L F a b n  MT R  c s  xi real ;    %   b > a
% syms xa xb
% xab=[xa xb];
% S1(1)=0.5*(1-xi);  S1(2)=0.5*(1+xi)
% S2(1)=0.5*(1-xi);  S2(2)=0.5*(1+xi);
% S3(1)=0.5*(1-xi);  S3(2)=0.5*(1+xi);

% x=xab(1)*S1(1)+xab(2)*S1(2);


% Dx_xi=diff(x,xi);   Jac=Dx_xi;
% for i=1:2
% DSx(i)=diff(S1(i),xi)/Jac;
% DSx(i)=simplify(DSx(i));
% end

i=1:3 ; j=1:3;
% M=[];
% M=int((S1(i))'*S1(j),xi,-1,1)*Jac;
% M=simplify(M);
NGP=3;
LGP=2;
Gauss_full=gauss(NGP);
Gauss_reduced=gauss(LGP);

%functions needed to be implemented by full integration
% f_K11=(DSx(i))'*DSx(j);
F_K11=0;
for ite=1:NGP
    xi=Gauss_full(ite,1);  wt=Gauss_full(ite,2);
    %     S1 =[ 1/2-1/2*xi, 1/2+1/2*xi];
    Jac=xa*xi-1/2*xa-2*xb*xi+xc*xi+1/2*xc;   % Jac =-1/2*xa+1/2*xb;
    DSx =[ -(2*xi-1)/(-2*xa*xi+xa+4*xb*xi-2*xc*xi-xc),      4*xi/(-2*xa*xi+xa+4*xb*xi-2*xc*xi-xc), -(2*xi+1)/(-2*xa*xi+xa+4*xb*xi-2*xc*xi-xc)];
    %DSx =[1/(xa-xb), -1/(xa-xb)];
    
    f_K11=ax*(DSx(i))'*DSx(j);
    F_K11=F_K11+f_K11*wt*Jac;
end
K11=Axx*F_K11;
%functions needed to be implemented by reduced integration

wa=wabc_e(1);    wb=wabc_e(2);    wc=wabc_e(3);
ua=uabc_e(1);      ub=uabc_e(2);     uc=uabc_e(3);
F_K12=0;
F_K22_1=0;
F_K22_2=0;
F_K23=0;
F_K33_1=0;
F_K33_2=0;
F_T12_extra=0;    % the word extra is introduced here because T12 has other terms: K12
F_T22_extra_1=0;
F_T22_extra_2=0;
for ite=1:LGP
    xi=Gauss_reduced(ite,1);  wt=Gauss_reduced(ite,2);
    S2(1)=-0.5*(1-xi)*xi;  S2(2)=(1-xi*xi);    S2(3)=0.5*(1+xi)*xi;   %S1 =[ 1/2-1/2*xi, 1/2+1/2*xi];
    Jac=xa*xi-1/2*xa-2*xb*xi+xc*xi+1/2*xc;   % Jac =-1/2*xa+1/2*xb;
    DSx =[ -(2*xi-1)/(-2*xa*xi+xa+4*xb*xi-2*xc*xi-xc),      4*xi/(-2*xa*xi+xa+4*xb*xi-2*xc*xi-xc), -(2*xi+1)/(-2*xa*xi+xa+4*xb*xi-2*xc*xi-xc)];
    %DSx =[1/(xa-xb), -1/(xa-xb)];
    %     f_T12_extra=(wa*DSx(1)+wb*DSx(2)).*((DSx(i))'*DSx(j));
    %     F_T12_extra=F_T12_extra+f_T12_extra*wt*Jac;
    
    f_T22_extra_1=ax*ay*(ua*DSx(1)+ub*DSx(2)+uc*DSx(3)).*((DSx(i))'*DSx(j));
    F_T22_extra_1=F_T22_extra_1+f_T22_extra_1*wt*Jac;
    
    f_T22_extra_2=ay*((wa*DSx(1)+wb*DSx(2)+wc*DSx(3))^2).*(DSx(i))'*DSx(j);
    F_T22_extra_2=F_T22_extra_2+f_T22_extra_2*wt*Jac;
    
    f_K12=ax*ay*(wa*DSx(1)+wb*DSx(2)+wc*DSx(3)).*((DSx(i))'*DSx(j));
    F_K12=F_K12+f_K12*wt*Jac;
    
    f_K22_1=az*(DSx(i))'*DSx(j);
    F_K22_1=F_K22_1+f_K22_1*wt*Jac;
    
    f_K22_2=ax*ay*((wa*DSx(1)+wb*DSx(2)+wc*DSx(3))^2).*(DSx(i))'*DSx(j);
    F_K22_2=F_K22_2+f_K22_2*wt*Jac;
    
    f_K23=az*(DSx(i))'*S2(j);   % or maybe this is true:   DSx(i)*(S1(j))';
    F_K23=F_K23+f_K23*wt*Jac;
    
    f_K33_1=ay*(DSx(i))'*DSx(j);
    F_K33_1=F_K33_1+f_K33_1*wt*Jac;
    
    f_K33_2=az*(S2(i))'*S2(j);
    F_K33_2=F_K33_2+f_K33_2*wt*Jac;
end
%  K11=Axx*F_K11;
K12=0.5*Axx*F_K12;   K21=2*K12;
K13=zeros(3,3);    K31=K13;
K22=Sxx*F_K22_1+0.5*Axx*F_K22_2;
K23=Sxx*F_K23;     K32=K23';
K33=Dxx*F_K33_1+Sxx*F_K33_2;

K_ele([1 4 7],[1 4 7])=K11;
K_ele([2 5 8],[2 5 8])=K22;
K_ele([3 6 9],[3 6 9])=K33;
K_ele([2 5 8],[1 4 7])=K21;
K_ele([1 4 7],[2 5 8])=K12;
K_ele([1 4 7],[3 6 9])=K13;
K_ele([2 5 8],[3 6 9])=K23;
K_ele([3 6 9],[1 4 7])=K31;
K_ele([3 6 9],[2 5 8])=K32;

T11=K11;
%  T12=K12+0.5*Axx*F_T12_extra;    %T12=2*K12;
T12=2*K12;
T21=K21;
T13=K13;
T31=K31;
T22=K22+Axx*(F_T22_extra_1+F_T22_extra_2);
T23=K23;
T32=K32;
T33=K33;

T_ele([1 4 7],[1 4 7])=T11;
T_ele([2 5 8],[2 5 8])=T22;
T_ele([3 6 9],[3 6 9])=T33;
T_ele([2 5 8],[1 4 7])=T21;
T_ele([1 4 7],[2 5 8])=T12;
T_ele([1 4 7],[3 6 9])=T13;
T_ele([2 5 8],[3 6 9])=T23;
T_ele([3 6 9],[1 4 7])=T31;
T_ele([3 6 9],[2 5 8])=T32;

return

%% function calculate_K_element
function K_ele=calculate_K_element(xa,xb,A,E,Ks,G,I,wab_e,ax,ay,az)
Axx=E*A;
Dxx=E*I;
Sxx=Ks*G*A;
% syms x L F a b n  MT R  c s  xi real ;    %   b > a
% syms xa xb
xab=[xa xb];
% S1(1)=0.5*(1-xi);  S1(2)=0.5*(1+xi)
% S2(1)=0.5*(1-xi);  S2(2)=0.5*(1+xi);
% S3(1)=0.5*(1-xi);  S3(2)=0.5*(1+xi);

% x=xab(1)*S1(1)+xab(2)*S1(2);
% ax=1;   ay=1;   az=1;

% Dx_xi=diff(x,xi);   Jac=Dx_xi;
% for i=1:2
% DSx(i)=diff(S1(i),xi)/Jac;
% DSx(i)=simplify(DSx(i));
% end

i=1:2 ; j=1:2;
% M=[];
% M=int((S1(i))'*S1(j),xi,-1,1)*Jac;
% M=simplify(M);
NGP=2;
LGP=1;
Gauss_full=gauss(NGP);
Gauss_reduced=gauss(LGP);

%functions needed to be implemented by full integration
% f_K11=(DSx(i))'*DSx(j);
F_K11=0;
for ite=1:NGP
    xi=Gauss_full(ite,1);  wt=Gauss_full(ite,2);
    %     S1 =[ 1/2-1/2*xi, 1/2+1/2*xi];
    Jac =-1/2*xa+1/2*xb;
    DSx =[1/(xa-xb), -1/(xa-xb)];
    
    f_K11=ax*(DSx(i))'*DSx(j);
    F_K11=F_K11+f_K11*wt*Jac;
end
K11=Axx*F_K11;
%functions needed to be implemented by reduced integration

wa=wab_e(1);    wb=wab_e(2);
F_K12=0;
F_K22_1=0;
F_K22_2=0;
F_K23=0;
F_K33_1=0;
F_K33_2=0;
for ite=1:LGP
    xi=Gauss_reduced(ite,1);  wt=Gauss_reduced(ite,2);
    S1 =[ 1/2-1/2*xi, 1/2+1/2*xi];
    Jac =-1/2*xa+1/2*xb;
    DSx =[1/(xa-xb), -1/(xa-xb)];
    
    f_K12=ax*ay*(wa*DSx(1)+wb*DSx(2)).*((DSx(i))'*DSx(j));
    F_K12=F_K12+f_K12*wt*Jac;
    
    f_K22_1=az*(DSx(i))'*DSx(j);
    F_K22_1=F_K22_1+f_K22_1*wt*Jac;
    
    f_K22_2=ax*ay*((wa*DSx(1)+wb*DSx(2))^2).*(DSx(i))'*DSx(j);
    F_K22_2=F_K22_2+f_K22_2*wt*Jac;
    
    f_K23=az*(DSx(i))'*S1(j);   % or maybe this is true:   DSx(i)*(S1(j))';
    F_K23=F_K23+f_K23*wt*Jac;
    
    f_K33_1=ay*(DSx(i))'*DSx(j);
    F_K33_1=F_K33_1+f_K33_1*wt*Jac;
    
    f_K33_2=az*(S1(i))'*S1(j);
    F_K33_2=F_K33_2+f_K33_2*wt*Jac;
end
K11=Axx*F_K11;
K12=0.5*Axx*F_K12;   K21=2*K12;
K13=zeros(2,2);    K31=K13;
K22=Sxx*F_K22_1+0.5*Axx*F_K22_2;
K23=Sxx*F_K23;     K32=K23';
K33=Dxx*F_K33_1+Sxx*F_K33_2;
%
%  K32(1,2)=- K32(1,2);
%   K32(2,1)=- K32(2,1);
%

%  ELK=zeros(6,6);
ELK([1 4],[1 4])=K11;
ELK([2 5],[2 5])=K22;
ELK([3 6],[3 6])=K33;
ELK([2 5],[1 4])=K21;
ELK([1 4],[2 5])=K12;
ELK([1 4],[3 6])=K13;
ELK([2 5],[3 6])=K23;
ELK([3 6],[1 4])=K31;
ELK([3 6],[2 5])=K32;

K_ele=ELK;    % K_ele=double(ELK);
return

%% function  calculate_F_element
function F_ele=calculate_F_element(xa,xc,f0,q0,F0,m0)
% F_ele=zeros(9,1);




% syms xi
% S1(1)=0.5*(1-xi);  S1(2)=0.5*(1+xi);
% S2(1)=0.5*(1-xi);  S2(2)=0.5*(1+xi);
% S3(1)=0.5*(1-xi);  S3(2)=0.5*(1+xi);

% x=xab(1)*S1(1)+xab(2)*S1(2);


% Dx_xi=diff(x,xi);   Jac=Dx_xi;
% % for i=1:2
% % DSx(i)=diff(S1(i),xi)/Jac;
% % DSx(i)=simplify(DSx(i));
% % end
xb=0.5*(xa+xc);
i=1:3 ; j=1:3;
% M=[];
% M=int((S1(i))'*S1(j),xi,-1,1)*Jac;
% M=simplify(M);
NGP=3;
LGP=2;
Gauss_full=gauss(NGP);
Gauss_reduced=gauss(LGP);

%functions needed to be implemented by full integration
F_F1=0;
F_F2=0;
for ite=1:NGP
    xi=Gauss_full(ite,1);  wt=Gauss_full(ite,2);
    S2(1)=-0.5*(1-xi)*xi;  S2(2)=(1-xi*xi);    S2(3)=0.5*(1+xi)*xi;   %S1 =[ 1/2-1/2*xi, 1/2+1/2*xi];
    Jac=xa*xi-1/2*xa-2*xb*xi+xc*xi+1/2*xc;   % Jac =-1/2*xa+1/2*xb;
    %    DSx =[ -(2*xi-1)/(-2*xa*xi+xa+4*xb*xi-2*xc*xi-xc),      4*xi/(-2*xa*xi+xa+4*xb*xi-2*xc*xi-xc), -(2*xi+1)/(-2*xa*xi+xa+4*xb*xi-2*xc*xi-xc)];
    %     DSx =[1/(xa-xb), -1/(xa-xb)];
    f_F1=S2(i);
    F_F1=F_F1+f_F1*wt*Jac;
    f_F2=S2(i);        %S2(i);
    F_F2=F_F2+f_F2*wt*Jac;
end
%  K11=Axx*F_K11;
F1=f0*F_F1;
F2=q0*F_F2;
% F3=zeros(3,1);    
F3=m0*F_F2;
F_ele([1;4;7])=F1;
F_ele([2;5;8])=F2;
F_ele([3;6;9])=F3;
F_ele=F_ele';     %F_ele=double(F_ele');
% F_ele=vpa(F_ele');
if xa==0
    F_ele(1,1)=F0;
end
return








%% Gauss integration
function Gauss=gauss(NGP)

% gauss=cell(5,1);
% gauss{1}=[0 2];
% gauss{2}=[0.5773502692 1
%                -0.5773502692 1];
% gauss{3}=[0.7745966692 0.5555555555
%                 0 0.8888888889
%                 -0.7745966692 0.5555555555];
% gauss{4}=[0.3399810435 0.6521451548
%                 0.8611363116 0.3478548451
%                 -0.3399810435 0.6521451548
%                 -0.8611363116 0.3478548451];
% gauss{5}=[0.5384693101 0.4786286705
%                 0.9061798459 0.2369268850
%                 0.0000000000 0.5688888889
%                 -0.5384693101 0.4786286705
%                 -0.9061798459 0.2369268850];

gauss{1}=[0 2];
gauss{2}=[1/sqrt(3) 1
    -1/sqrt(3) 1];
gauss{3}=[sqrt(0.6) 5/9
    0 8/9
    -sqrt(0.6) 5/9];
consTy=sqrt(4.8);
gauss{4}=[sqrt((3+consTy)/7) 0.5-1/(3*consTy)
    sqrt((3-consTy)/7) 0.5+1/(3*consTy)
    -sqrt((3-consTy)/7) 0.5+1/(3*consTy)
    -sqrt((3+consTy)/7) 0.5-1/(3*consTy)];
gauss{5}=[0.5384693101 0.4786286705
    0.9061798459 0.2369268850
    0.0000000000 0.5688888889
    -0.5384693101 0.4786286705
    -0.9061798459 0.2369268850];
Gauss=gauss{NGP};
return

%% function input4
function [Node ncon Constraints]=input4()

c1=1e27;
c2=1e-27;
%[node_number rigidity_u rigidity_w rigidity_teta]
Constraints=[1	c2	c1	c2
    26	c1	c2	c1];

force=[];

Node=[
    0	0	0
    2	0	0
    4	0	0
    6	0	0
    8	0	0
    10	0	0
    12	0	0
    14	0	0
    16	0	0
    18	0	0
    20	0	0
    22	0	0
    24	0	0
    26	0	0
    28	0	0
    30	0	0
    32	0	0
    34	0	0
    36	0	0
    38	0	0
    40	0	0
    42	0	0
    44	0	0
    46	0	0
    48	0	0
    50	0	0
    ];
ncon=[
    1	2	0.797	0.00004	30000000	12000000	7900	0.008	0.3
    2	3	0.797	0.00004	30000000	12000000	7900	0.008	0.3
    3	4	0.797	0.00004	30000000	12000000	7900	0.008	0.3
    4	5	0.797	0.00004	30000000	12000000	7900	0.008	0.3
    5	6	0.797	0.00004	30000000	12000000	7900	0.008	0.3
    6	7	0.797	0.00004	30000000	12000000	7900	0.008	0.3
    7	8	0.797	0.00004	30000000	12000000	7900	0.008	0.3
    8	9	0.797	0.00004	30000000	12000000	7900	0.008	0.3
    9	10	0.797	0.00004	30000000	12000000	7900	0.008	0.3
    10	11	0.797	0.00004	30000000	12000000	7900	0.008	0.3
    11	12	0.797	0.00004	30000000	12000000	7900	0.008	0.3
    12	13	0.797	0.00004	30000000	12000000	7900	0.008	0.3
    13	14	0.797	0.00004	30000000	12000000	7900	0.008	0.3
    14	15	0.797	0.00004	30000000	12000000	7900	0.008	0.3
    15	16	0.797	0.00004	30000000	12000000	7900	0.008	0.3
    16	17	0.797	0.00004	30000000	12000000	7900	0.008	0.3
    17	18	0.797	0.00004	30000000	12000000	7900	0.008	0.3
    18	19	0.797	0.00004	30000000	12000000	7900	0.008	0.3
    19	20	0.797	0.00004	30000000	12000000	7900	0.008	0.3
    20	21	0.797	0.00004	30000000	12000000	7900	0.008	0.3
    21	22	0.797	0.00004	30000000	12000000	7900	0.008	0.3
    22	23	0.797	0.00004	30000000	12000000	7900	0.008	0.3
    23	24	0.797	0.00004	30000000	12000000	7900	0.008	0.3
    24	25	0.797	0.00004	30000000	12000000	7900	0.008	0.3
    25	26	0.797	0.00004	30000000	12000000	7900	0.008	0.3
    ];

return

%% function input3
function [Node ncon Constraints]=input3()

c1=1e27;
c2=1e-27;
%[node_number rigidity_u rigidity_w rigidity_teta]
Constraints=[1	c2	c1	c2
    9	c1	c2	c1];

force=[];

%3: inner diameter 4:epsilon=raphness   5:E  6:G   7:Rho   8:thickness  9:poisson ratio

Node=[
    0	0	0
    6.25	0	0
    12.5	0	0
    18.75	0	0
    25	0	0
    31.25	0	0
    37.5	0	0
    43.75	0	0
    50	0	0
    ];
ncon=[
    1	2	0.797	0.00004	30000000	12000000	7900	0.008	0.3
    2	3	0.797	0.00004	30000000	12000000	7900	0.008	0.3
    3	4	0.797	0.00004	30000000	12000000	7900	0.008	0.3
    4	5	0.797	0.00004	30000000	12000000	7900	0.008	0.3
    5	6	0.797	0.00004	30000000	12000000	7900	0.008	0.3
    6	7	0.797	0.00004	30000000	12000000	7900	0.008	0.3
    7	8	0.797	0.00004	30000000	12000000	7900	0.008	0.3
    8	9	0.797	0.00004	30000000	12000000	7900	0.008	0.3
    ];

return




%% function input2
function [Node ncon Constraints]=input2()

c1=1e270;
c2=1e-270;
%[node_number rigidity_u rigidity_w rigidity_teta]
Constraints=[1	c2	c1	c2
    17	c1	c2	c1];

force=[];

%3: inner diameter 4:epsilon=raphness   5:E  6:G   7:Rho   8:thickness  9:poisson ratio
Node=[
    0	0	0
    3.125	0	0
    6.25	0	0
    9.375	0	0
    12.5	0	0
    15.625	0	0
    18.75	0	0
    21.875	0	0
    25	0	0
    28.125	0	0
    31.25	0	0
    34.375	0	0
    37.5	0	0
    40.625	0	0
    43.75	0	0
    46.875	0	0
    50	0	0
    ];
ncon=[
    1	2	0.797	0.00004	30000000	12000000	7900	0.008	0.3
    2	3	0.797	0.00004	30000000	12000000	7900	0.008	0.3
    3	4	0.797	0.00004	30000000	12000000	7900	0.008	0.3
    4	5	0.797	0.00004	30000000	12000000	7900	0.008	0.3
    5	6	0.797	0.00004	30000000	12000000	7900	0.008	0.3
    6	7	0.797	0.00004	30000000	12000000	7900	0.008	0.3
    7	8	0.797	0.00004	30000000	12000000	7900	0.008	0.3
    8	9	0.797	0.00004	30000000	12000000	7900	0.008	0.3
    9	10	0.797	0.00004	30000000	12000000	7900	0.008	0.3
    10	11	0.797	0.00004	30000000	12000000	7900	0.008	0.3
    11	12	0.797	0.00004	30000000	12000000	7900	0.008	0.3
    12	13	0.797	0.00004	30000000	12000000	7900	0.008	0.3
    13	14	0.797	0.00004	30000000	12000000	7900	0.008	0.3
    14	15	0.797	0.00004	30000000	12000000	7900	0.008	0.3
    15	16	0.797	0.00004	30000000	12000000	7900	0.008	0.3
    16	17	0.797	0.00004	30000000	12000000	7900	0.008	0.3
    ];


return

%% function inpuTy
function [Node ncon Constraints]=inpuTy()
% global Reaction1 Reaction2 X_ma Xd_ma Xdd_ma  x_loc3d  xd_loc3d  xdd_loc3d
% global Coupled_Analys Ttotal
% global L_deltax      c_glo      for_newmark    no_or_with_damping


% no_or_with_damping=1 ;%structural damping, associate with matrix C is the aim of this part
% omega_1=40;

% c_glo=1209.55;       c=c_glo;
% deltax= 2;        Ttotal=2;      dt=deltax/c;
% for_newmark=1;   % such as rigidity, this parameter can be discussed for diffrent values
% max_nwhile=40;   %i suggest that use this to be as 100 but write the appropriate nomber in a matrix namely "iterate_each_step" it concerns me that it falls in an infinite loop. if the mentioned matrix has a value more that 80, this guess must be checked for that time step


% nomber_of_deformed_shapes=1;
% elti=Ttotal/nomber_of_deformed_shapes;
% time=iiti:iiti:Ttotal-iiti;

% time=[0.05 0.1 0.15 0.2 0.25 0.3]



% PlotNod=[32t];

% col=' ';

%%Graph Options
%%%%PLOTPLOTPLOTPLOTPLOTPLOTPLOTPLOTPLOTPLOTPLOTPLOTPLOTPLOTPLOTPLOTPLOT


% new_figure=0;%1
% PlotNod_h=[166];
% % PlotNod_Q=[1 17 21];
% Reaction_Node=[1 166];
% X_glo_Node=[156];
% % X_loc_Ele_nomber=[8 16 20];  %the nomber of elements is equal to the nomber of nodes minus one
% % Force_loc_Ele_nomber=[8 16 20]; %Internal Forces

%%%%PLOTPLOTPLOTPLOTPLOTPLOTPLOTPLOTPLOTPLOTPLOTPLOTPLOTPLOTPLOTPLOTPLOT
% h   plot   :  1
% Q  plot   :  2
% Plot_Setting=0;
%%Friction Options
% withORwithoutFriction=0;  % ANALYSIS WITH OR WITHOUT DAMPING(FRICTION)

%%zero
% the thirth column is rigidity, if a point is quite free to move, you may
% write a very low value for it or you can do not write any nomber of that
% point
% const_1=1e200;
% const_2=1e-200;
% zero=[
%     1 1 const_1
%     1 2 const_1
%     1 3 const_1
%     156 1 const_2
%     156 2 const_2
%     156 3 const_2
%     166 1 const_1
%     166 2 const_1
%     166 3 const_1
%     ];
c1=1e270;
c2=1e-270;
%[node_number rigidity_u rigidity_w rigidity_teta]
Constraints=[1	c2	c1	c2
    5	c1	c2	c1];

force=[];

%%Node  &   ncon
poisson_ratio=0 ; %No Pois. Coupl. poisson_ratio=0    Poi. Coup. included    =0.3

%%ncon
%3: inner diameter 4:epsilon=raphness   5:E  6:G   7:Rho   8:thickness  9:poisson ratio
Node=[
    0	0	0
    12.5	0	0
    25	0	0
    37.5	0	0
    50	0	0
    ];
ncon=[
    1	2	0.797	0.00004	30000000	12000000	7900	0.008	0.3
    2	3	0.797	0.00004	30000000	12000000	7900	0.008	0.3
    3	4	0.797	0.00004	30000000	12000000	7900	0.008	0.3
    4	5	0.797	0.00004	30000000	12000000	7900	0.008	0.3
    ];


% ncon(:,9)=poisson_ratio;

% FV_mat=load('force_classical_1.txt');   %Dynamic force

% save('MatFileForStructuralAnalysis.mat')

return


%% function input5
function [Node ncon Constraints]=input5()

c1=1e270;
c2=1e-270;
%[node_number rigidity_u rigidity_w rigidity_teta]
% Constraints=[1	c2	c1	c2
% 5	c1	c2	c1];
Constraints=[1	c2	c1	c2
    9	c2	c1	c2];
force=[];

%%Node  &   ncon
poisson_ratio=0 ; %No Pois. Coupl. poisson_ratio=0    Poi. Coup. included    =0.3

%%ncon
%3: inner diameter 4:epsilon=raphness   5:E  6:G   7:Rho   8:thickness  9:poisson ratio
Node=[
    0	0	0
    12.5	0	0
    25	0	0
    37.5	0	0
    50	0	0
    62.5	0	0
    75	0	0
    87.5	0	0
    100	0	0
    ];
ncon=[
    1	2	0.797	0.00004	30000000	12000000	7900	0.008	0.3
    2	3	0.797	0.00004	30000000	12000000	7900	0.008	0.3
    3	4	0.797	0.00004	30000000	12000000	7900	0.008	0.3
    4	5	0.797	0.00004	30000000	12000000	7900	0.008	0.3
    5	6	0.797	0.00004	30000000	12000000	7900	0.008	0.3
    6	7	0.797	0.00004	30000000	12000000	7900	0.008	0.3
    7	8	0.797	0.00004	30000000	12000000	7900	0.008	0.3
    8	9	0.797	0.00004	30000000	12000000	7900	0.008	0.3
    ];


% ncon(:,9)=poisson_ratio;

% FV_mat=load('force_classical_1.txt');   %Dynamic force

% save('MatFileForStructuralAnalysis.mat')

return

%% function input6
function [Node, ncon, Constraints]=input6()
global nsec


%[node_number rigidity_u rigidity_w rigidity_teta]
% Constraints=[1	c2	c1	c2
% 5	c1	c2	c1];

force=[];

%%Node  &   ncon
poisson_ratio=0 ; %No Pois. Coupl. poisson_ratio=0    Poi. Coup. included    =0.3

%%ncon
%3: inner diameter 4:epsilon=raphness   5:E  6:G   7:Rho   8:thickness  9:poisson ratio
Node=[
    0	0	0
    5	0	0
    10	0	0
    15	0	0
    20	0	0
    25	0	0
    30	0	0
    35	0	0
    40	0	0
    45	0	0
    50	0	0
    55	0	0
    60	0	0
    65	0	0
    70	0	0
    75	0	0
    80	0	0
    85	0	0
    90	0	0
    95	0	0
    100	0	0
    ];
nsec=50;
% nsec=20;

Node=zeros(nsec+1,3);
Node(:,1)=0:6/nsec:6;
ncon=zeros(nsec,7);
ncon(:,1)=1:nsec;
ncon(:,2)=2:nsec+1;
c1=1e27;
c2=1e-27;
Constraints=[1	c2	c1	c1
    nsec+1	c1	c1	c1];
% Constraints=[1	c2	c1	c2
%     nsec+1	c1	c1	c2];
% ncon=[
%     1	2	0.797	0.00004	30000000	12000000	7900	0.008	0.3
%     2	3	0.797	0.00004	30000000	12000000	7900	0.008	0.3
%     3	4	0.797	0.00004	30000000	12000000	7900	0.008	0.3
%     4	5	0.797	0.00004	30000000	12000000	7900	0.008	0.3
%     5	6	0.797	0.00004	30000000	12000000	7900	0.008	0.3
%     6	7	0.797	0.00004	30000000	12000000	7900	0.008	0.3
%     7	8	0.797	0.00004	30000000	12000000	7900	0.008	0.3
%     8	9	0.797	0.00004	30000000	12000000	7900	0.008	0.3
%     9	10	0.797	0.00004	30000000	12000000	7900	0.008	0.3
%     10	11	0.797	0.00004	30000000	12000000	7900	0.008	0.3
%     11	12	0.797	0.00004	30000000	12000000	7900	0.008	0.3
%     12	13	0.797	0.00004	30000000	12000000	7900	0.008	0.3
%     13	14	0.797	0.00004	30000000	12000000	7900	0.008	0.3
%     14	15	0.797	0.00004	30000000	12000000	7900	0.008	0.3
%     15	16	0.797	0.00004	30000000	12000000	7900	0.008	0.3
%     16	17	0.797	0.00004	30000000	12000000	7900	0.008	0.3
%     17	18	0.797	0.00004	30000000	12000000	7900	0.008	0.3
%     18	19	0.797	0.00004	30000000	12000000	7900	0.008	0.3
%     19	20	0.797	0.00004	30000000	12000000	7900	0.008	0.3
%     20	21	0.797	0.00004	30000000	12000000	7900	0.008	0.3
%     ];


% ncon(:,9)=poisson_ratio;

% FV_mat=load('force_classical_1.txt');   %Dynamic force

% save('MatFileForStructuralAnalysis.mat')

return












syms x

F(1)=1-3*(x/L)^2+2*(x/L)^3;   % "F" is substituted for  Fi
F(2)=-x*(1-x/L)^2;
F(3)=3*(x/L)^2-2*(x/L)^3;
F(4)=-x*((x/L)^2-x/L);
i=[1:4] ; j=[1:4];
M2=int((F(i))'*F(j),x,0,L);
% MM=(M2.*420)./L;
%  C1=int((diff(F(i),x))'*diff(F(j),x),x,0,L);
%  K1=int((diff(diff(F(i),x),x))'*diff(diff(F(j),x),x),x,0,L);
a=0;b=L;
N(1)=((b-x)/(b-a));
N(2)=((a-x)/(a-b));
ii=[1:2] ; jj=[1:2];
M1=int((N(ii))'*N(jj),x,a,b);

iM1=[1 4];
MT(1:6,1:6)=0 ;  %=zeros(6,6)      %  MT : Mass Total
MT(iM1,iM1)=M1;

iM2=[2 3 5 6];
MT(iM2,iM2)=M2;

MTfac=MT./(L/420);
simple(MTfac);

R(1:6,1:6)=0;
R(3,3)=1;  R(6,6)=1;
R(1,1)=c;R(2,2)=c;R(1,2)=s;R(2,1)=-s;
R(4,4)=c;R(5,5)=c;R(4,5)=s;R(5,4)=-s;

MTG=R'*MT*R;  %  MTG : Mass Total Global
% c=1;s=0;
% mmat=eval(MTG)
MTGfac=MTG./(L/420);
MTGfac=simple(MTGfac);
%  s11=simplify(s1); s1=expand(s1) ; s1=simplify(s1); s1=factor(s1) ; s11=horner(s11); pretty(s11)
% pause;
clear;
syms ke E I L c s R G J  A   cc  real;
ke(1:6,1:6)=0 ;  %=zeros(6,6)

RR=A*L^2/I    %in plane element I=Iz
ke(1,1)=RR;
%  ke(1,2)=0;
ke(2,2)=12;
% ke(1,3)=0;
ke(2,3)=6*L;
ke(3,3)=4*L^2;
ke(3,6)=2*L^2;
%----------------------------------------------
ke(1,4)=-ke(1,1);
%   ke(1,5)=-ke(1,2);        because the element is placed on "ox" cordinate
%   ke(1,6)=ke(1,3);
%   ke(2,4)=-ke(1,2);
ke(2,5)=-ke(2,2);
ke(2,6)=ke(2,3);
%   ke(3,4)=-ke(1,3);
ke(3,5)=-ke(2,3);
ke(4,4:5)=ke(1,1:2);
%   ke(4,6)=-ke(1,3);
ke(5,5)=ke(2,2);
ke(5,6)=-ke(2,6);
ke(6,6)=ke(3,3);
%   ke=ke*E*I/L^3;
ke=ke+ke'-diag(diag(ke));
%   ke=ke*E*I/L^3;
R(1:6,1:6)=0;
R(3,3)=1;  R(6,6)=1;
R(1,1)=c;R(2,2)=c;R(1,2)=s;R(2,1)=-s;
R(4,4)=c;R(5,5)=c;R(4,5)=s;R(5,4)=-s;

k=R'*ke*R;
k=simple(k)
% kf=k./(E/L)
%  kf=k./(E*I/L^3)
kf=simplify(kf)
kf_factor=factor(kf)
pretty(kf)

%% function Mass
function [m]=mass(xa,xc,ro,A,I);
    
xb=xc-xa;
m11=0;
for i=1:3
    for j=1:3
    syms x
%     S1 =[ 1/2-1/2*xi, 1/2+1/2*xi];
    S2(1)=(2*x^2)-(3*x)+1;  S2(2)=(-4*x^2)+(4*x);    S2(3)=(2*x^2)-x;   %S1 =[ 1-x, x];
    m11(i,j)=int(S2(i)*S2(j),0,1);
    end
end
 %functions needed to be implemented by reduced integration
 
 S3=[1-(23*x^2)+(66*x^3)-(68*x^4)+(24*x^5)
    x*(1-(6*x)+(13*x^2)-(12*x^3)+(4*x^4))
    (16*x^2)*(1-(2*x)+(x^2))
    (-8*x^2)*(1-(4*x)+(5*x^2)-(2*x^3))
    (x^2)*(7-(34*x)+(52*x^2)-(24*x^3))
    (-x^2)*(1-(5*x)+(8*x^2)-(4*x^3))];

    syms x
for i=1:6
    for j=1:6
    m22(i,j)=int(S3(i)*S3(j),0,1);
    end
end
 m11=m11*ro*A;
 m22=m22*ro*I;
 m_ele([1 4 7],[1 4 7])=m11;
 m_ele([2 5 8],[2 5 8])=m22([1 3 5],[1 3 5]);
 m_ele([3 6 9],[3 6 9])=m22([2 4 6],[2 4 6]);
 m_ele([2 5 8],[1 4 7])=0;%m21;
 m_ele([1 4 7],[2 5 8])=0;%m12;
 m_ele([1 4 7],[3 6 9])=0;%m13;
 m_ele([2 5 8],[3 6 9])=m22([1 3 5],[2 4 6]);
 m_ele([3 6 9],[1 4 7])=0;%m31;
 m_ele([3 6 9],[2 5 8])=m22([2 4 6],[1 3 5]);
 m= m_ele;
%% function Mass
function [m]=mass_mms(xa,xc,ro,A,I,dx);
    
xb=xc-xa;
m11=0;
for i=1:3
    for j=1:3
    syms x
%     S1 =[ 1/2-1/2*xi, 1/2+1/2*xi];
    S2(1)=(2*x^2)-(3*x)+1;  S2(2)=(-4*x^2)+(4*x);    S2(3)=(2*x^2)-x;   %S1 =[ 1-x, x];
    m11(i,j)=int(S2(i)*S2(j),0,1);
    end
end
 %functions needed to be implemented by reduced integration
 
 S3=[(x^2)-(5*(x^3)/4)-((x^4)/2)+(3*(x^5))
    (dx/4)*(x^2-x^3-x^4+x^5)
    1-(2*x^2)+x^4
    dx*(x-(2*x^2)+x^5)
    x^2+(5*(x^3)/4)-((x^4)/2)-(3*(x^5)/4)
    (dx/4)*(-x^2-x^3+x^4+x^5)];

    syms x
for i=1:6
    for j=1:6
    m22(i,j)=int(S3(i)*S3(j),0,1);
    end
end
 m11=m11*ro*A;
 m22=m22;
 m_ele([1 4 7],[1 4 7])=m11;
 m_ele([2 5 8],[2 5 8])=m22([1 3 5],[1 3 5])*ro*A;
 m_ele([3 6 9],[3 6 9])=m22([2 4 6],[2 4 6])*ro*I;
 m_ele([2 5 8],[1 4 7])=0;%m21;
 m_ele([1 4 7],[2 5 8])=0;%m12;
 m_ele([1 4 7],[3 6 9])=0;%m13;
 m_ele([2 5 8],[3 6 9])=0;%m22([1 3 5],[2 4 6]);
 m_ele([3 6 9],[1 4 7])=0;%m31;
 m_ele([3 6 9],[2 5 8])=0;%m22([2 4 6],[1 3 5]);
 m= m_ele;
 hhh=54;

function [M_ele]=calculate_M_element(xa,xc,ro_t,A,I)
% Axx=E*A;
% Dxx=E*I;
% Sxx=Ks*G*A;
RoA=ro_t*A;
RoI=ro_t*I;
xb=0.5*(xa+xc);

i=1:3 ; j=1:3;

NGP=3;
LGP=2;
Gauss_full=gauss(NGP);
Gauss_reduced=gauss(LGP);

%functions needed to be implemented by full integration
% f_K11=(DSx(i))'*DSx(j);
F_M11=0;
for ite=1:NGP
    xi=Gauss_full(ite,1);  wt=Gauss_full(ite,2);
    
    S2(1)=-0.5*(1-xi)*xi;  S2(2)=(1-xi*xi);    S2(3)=0.5*(1+xi)*xi;   %S1 =[ 1/2-1/2*xi, 1/2+1/2*xi];
    
    Jac=xa*xi-1/2*xa-2*xb*xi+xc*xi+1/2*xc;   % Jac =-1/2*xa+1/2*xb;
    
    f_M11=(S2(i))'*S2(j);%(DSx(i))'*DSx(j);
    F_M11=F_M11+f_M11*wt*Jac;
    
end
M11=RoA*F_M11;
%functions needed to be implemented by reduced integration

F_M33=0;

for ite=1:LGP
    xi=Gauss_reduced(ite,1);  wt=Gauss_reduced(ite,2);
    S2(1)=-0.5*(1-xi)*xi;  S2(2)=(1-xi*xi);    S2(3)=0.5*(1+xi)*xi;   %S1 =[ 1/2-1/2*xi, 1/2+1/2*xi];
    Jac=xa*xi-1/2*xa-2*xb*xi+xc*xi+1/2*xc;   % Jac =-1/2*xa+1/2*xb;
    f_M33=(S2(i))'*S2(j);
    F_M33=F_M33+f_M33*wt*Jac;
end
F_M22=F_M33;;
M22=RoA*F_M22;
M33=RoI*F_M33;


M13=zeros(3,3);    M31=M13;
M23=zeros(3,3);    M32=M23;
M12=zeros(3,3);    M21=M12;

M_ele([1 4 7],[1 4 7])=M11;
M_ele([2 5 8],[2 5 8])=M22;
M_ele([3 6 9],[3 6 9])=M33;
M_ele([2 5 8],[1 4 7])=M21;
M_ele([1 4 7],[2 5 8])=M12;
M_ele([1 4 7],[3 6 9])=M13;
M_ele([2 5 8],[3 6 9])=M23;
M_ele([3 6 9],[1 4 7])=M31;
M_ele([3 6 9],[2 5 8])=M32;
return

function [X,Xd,Xdd] =Newmark(M,C,K,F,dt,Xi,Xdi,Xddi,sNode_q,n,nty)

persistent gamma_ beta_
if isempty(beta_)
    gamma_=1/2;              beta_=1/4;
end
c0 = 1/(beta_*dt*dt) ;
c1 = gamma_/(beta_*dt) ;
c2 = 1/(beta_*dt) ;
c3 = 1/(beta_*2) - 1 ;
c4 = gamma_/beta_ - 1 ;
% c5 = 0.5*dt*(gamma_/beta_ - 2 ) ;
c5 = dt*(gamma_/beta_ - 1 ) ;
c6 = dt*(1 - gamma_ ) ;
c7 = dt* gamma_  ;
Keff = c0*M + c1*C + K ;
Feff = F+ M*(c0*Xi+c2*Xdi+c3*Xddi) ...
    +C*(c1*Xi+c4*Xdi+c5*Xddi) ;

% if n<nty
%     n=n*3+1;
%     
%     g=n:1:3*sNode_q;
%     g=g';
%     Keff(g,:)=0;
%     Keff(:,g)=0;
%     np_z_diag=zeros(3*sNode_q,1);
%     np_z_diag(g)=1;
%     np_z_diag_1=diag(np_z_diag);
%     Keff=Keff+np_z_diag_1;
%     Feff(g)=0;
% end

% warning off all

% X=tridiagonal_matrix_algorithm(Keff,Feff);

X=Keff\Feff;
% X=X+Xi;

% [L_meth,U_meth] = lu(sparse(Keff));
% X = U_meth\(L_meth\Feff);

% X=pcg(sparse(Keff), Feff);


% fid = fopen('Xfile.txt', 'wt');
% fprintf(fid,'%3d\n', X);
% fclose(fid)

Xdd= c0*(X-Xi) - c2*Xdi - c3*Xddi ;
Xd = Xdi + c6*Xddi + c7*Xdd ;
% warning on all



function X=tridiagonal_matrix_algorithm(A,d)
persistent sn
if isempty(sn)%~exist('sn')
    sn=size(A,1);
end
a=diag(A,-1); a=[0;a];   b=diag(A);  c=diag(A,1);

for k = 2:sn
    m = a(k)/b(k - 1);
    b(k) = b(k) - m*c(k - 1);
    d(k) = d(k) - m*d(k - 1);
end

% Backward substitution phase
X(sn) = d(sn)/b(sn);
for k = sn-1:-1:1
    X(k) = (d(k) - c(k)* X(k + 1)) /b(k);
end
X=X';
